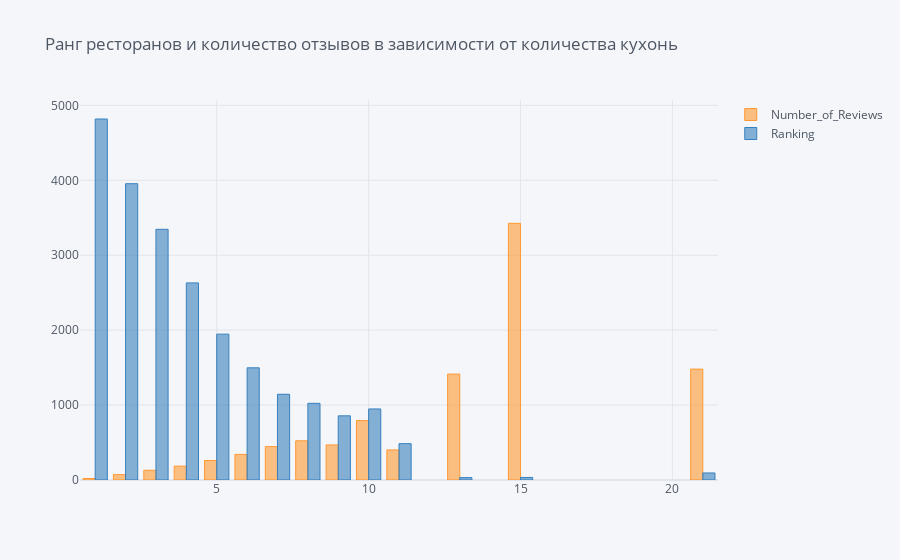

The code cell stored with this chart in its notebook:
### Code cell
# Рассмотрим расределение ранга ресторанов и количества отзывов в зависимости от количества кухонь:
data.pivot_table(values=['Ranking', 'Number_of_Reviews'],
                 index='count_Cuisine_Style',
                 aggfunc='mean').iplot(kind='bar', title='Ранг ресторанов и количество отзывов в зависимости от количества кухонь')

### Figure 1 — Plotly figure (JSON) as saved in the notebook; plotly's stock layout.template omitted (floating-point values rounded to 4 significant figures)
{"data": [{"marker": {"color": "rgba(255, 153, 51, 0.6)", "line": {"color": "rgba(255, 153, 51, 1.0)", "width": 1}}, "name": "Number_of_Reviews", "orientation": "v", "text": "", "type": "bar", "x": [1, 2, 3, 4, 5, 6, 7, 8, 9, 10, 11, 13, 15, 21], "y": [19.55, 71.6, 129.8, 185.1, 260.3, 342.3, 445.8, 523.3, 467.9, 792.8, 401.5, 1414, 3426, 1480]}, {"marker": {"color": "rgba(55, 128, 191, 0.6)", "line": {"color": "rgba(55, 128, 191, 1.0)", "width": 1}}, "name": "Ranking", "orientation": "v", "text": "", "type": "bar", "x": [1, 2, 3, 4, 5, 6, 7, 8, 9, 10, 11, 13, 15, 21], "y": [4818.0, 3955.0, 3346.0, 2631.0, 1947.0, 1497.0, 1144.0, 1023.0, 856.4, 948.4, 485, 32, 34, 94]}], "layout": {"legend": {"bgcolor": "#F5F6F9", "font": {"color": "#4D5663"}}, "paper_bgcolor": "#F5F6F9", "plot_bgcolor": "#F5F6F9", "title": {"font": {"color": "#4D5663"}, "text": "Ранг ресторанов и количество отзывов в зависимости от количества кухонь"}, "xaxis": {"gridcolor": "#E1E5ED", "showgrid": true, "tickfont": {"color": "#4D5663"}, "title": {"font": {"color": "#4D5663"}, "text": ""}, "zerolinecolor": "#E1E5ED"}, "yaxis": {"gridcolor": "#E1E5ED", "showgrid": true, "tickfont": {"color": "#4D5663"}, "title": {"font": {"color": "#4D5663"}, "text": ""}, "zerolinecolor": "#E1E5ED"}}}
